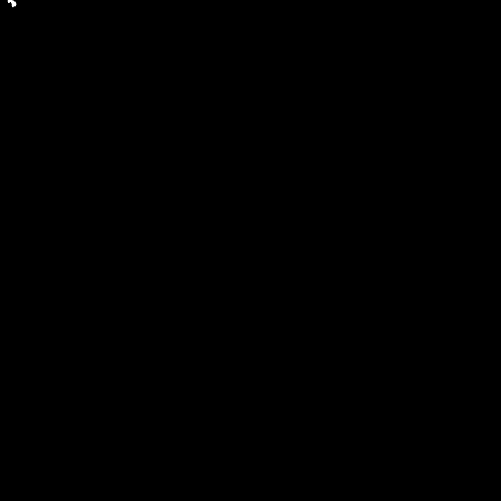
Frame 1 (no input)
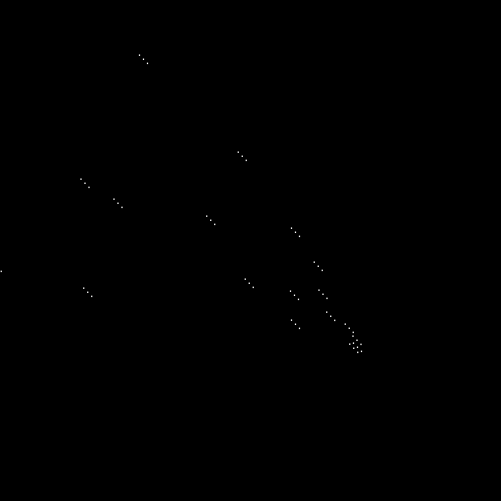
Frame 60 (no input)
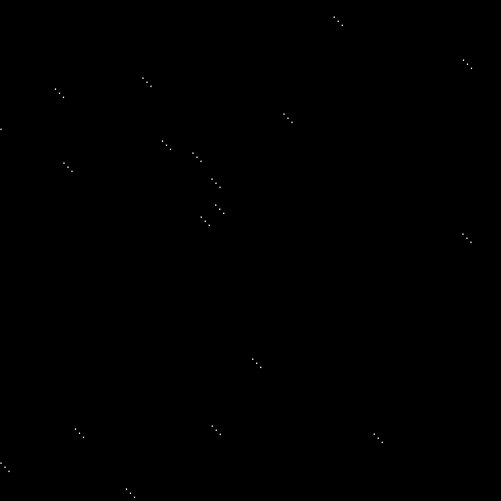
Frame 120 (the mouse pressed at the canvas centre since frame 60)

The p5.js sketch that drew these frames (run headless with seeded random() and noise() and a simulated clock; from frame 60 on, the mouse is pressed at the canvas centre):

// p5.js sketch
// ── sketch.js
// https://editor.p5js.org/jht9629-nyu/sketches/RyoyLpZs-
// matt-parker-09_18-Flock
// https://github.com/madparker/-p5t/blob/main/%23p5t/ArtSketch/09_18_2020/Flock/Flock.pde
// #p5t/ArtSketch/09_18_2020/Flock/Flock.pde

class P {
  constructor() {
    this.x = sin(i);
    this.y = sin(this.x);
    this.u = 0;
    this.s = 0;
  }

  d() {
    for (const o of p)
      if (dist(o.x, o.y, this.x, this.y) < 20) {
        this.s += (this.x - o.x) / 9;
        this.u += (this.y - o.y) / 9;
      }
    this.x += this.s > 5 ? log(this.s) : this.s;
    this.y += this.u > 5 ? log(this.u) : this.u;
    this.x %= i;
    this.y %= i;
    text('⋱', this.x, this.y);
  }
}

let i = 0;
let p = new Array(501);

function setup() {
  createCanvas(501, 501); // size(500, 500), then frame.setSize(i, i) with i = 501
  fill(255); // Processing's default fill; p5 draws text black until fill() is called
}

function draw() {
  while (i < 501) p[i++] = new P();
  background(0); // clear()
  for (const o of p) o.d();
}
//#p5t

// ---- Original Processing source: #p5t/ArtSketch/09_18_2020/Flock/Flock.pde
/*
void setup(){size(500,500);}class P{float x=sin(i),y=sin(x),u,s;void d(){for(P o:p)if(dist(o.x,o.y,x,y)<20){s+=(x-o.x)/9;u+=(y-o.y)/9;}x+=s>5?log(s):s;y+=u>5?log(u):u;x%=i;y%=i;text("⋱",x,y);}};int i;P[] p=new P[501];void draw(){while(i<501)p[i++]=new P();clear();frame.setSize(i,i);for(P o:p)o.d();}//#p5t
*/
